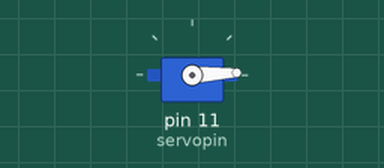
A sketch run on a simulated Arduino Uno, built with avr-gcc and run on an emulated ATmega328P. On the bench: servo. What the sketch prints to the serial monitor is not drawn.

Above: at 0.05 s.
At 0.9 s:
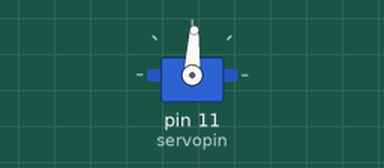
At 1.75 s:
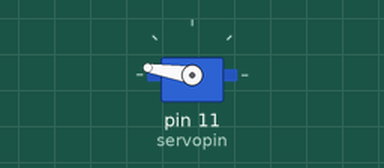
At 3.5 s:
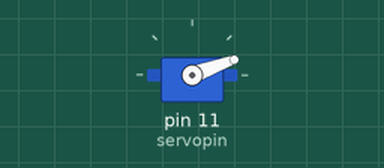
Timing chart, 0 to 8.5 s (numbered marks = the images above):
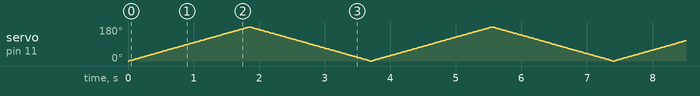

The sketch:

servo_180sweep.ino
```cpp
#include <Servo.h>

int servopin = 11;
int i = 0;

Servo myServo;

void setup() {
  // put your setup code here, to run once:
  Serial.begin(9600);
  myServo.attach(servopin);
}

void loop() {
  // put your main code here, to run repeatedly:
  for (i=0;i<=180;i++){
    myServo.write(i);
    delay(10);
    Serial.println(i);
  }
  for (i=180;i>=0;i--){
    myServo.write(i);
    delay(10);
    Serial.println(i);
  }
}
```
